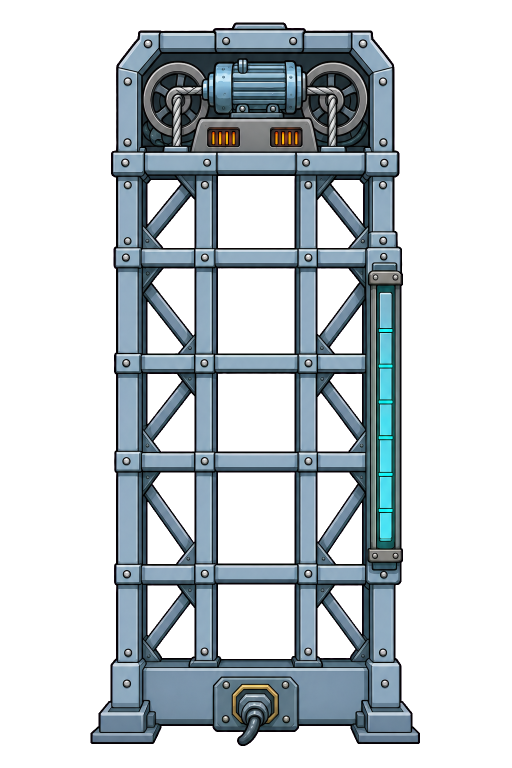
#> input picture art/gravity_battery/tower.png, 1024 x 1536 px, found by its file name (shown at 1/2 size)
$ python make_structure_kanims.py ../art/gravity_battery
#> lines starting #> are read from the running program, lines starting #| are printed output that depends on the picture
"""Builds the kanims of the modular gravity battery: base, rail and motor."""
import math
import struct
import sys
from pathlib import Path

from PIL import Image

ROOT = Path(sys.argv[1])
ART = ROOT / "art/gravity_battery"
ASSETS = ROOT / "anim/assets"
ATLAS_SIZE = (2048, 2048)
TILE = 200
TOWER_HEIGHT = 1200
WEIGHT_WIDTH = 200
CABLE_SIZE = (20, 400)
LED_SIZE = 24
LED_Y = -110
TARGET_SIZE = 4
CABLE_MAX_UNITS = 21000
CABLE_FRAMES = 2101
RAIL_CROP = (391, 565)
BASE_TOP_BAR_CENTER = 729
LEFT_PULLEY = (140.2, 127.3)
RIGHT_PULLEY = (407.0, 127.3)
PULLEY_RADIUS = 51
PULLEY_HUB_RADIUS = 22
VENT_X = (-55.0, 50.6)
VENT_Y = -205.0
VENT_SIZE = (54, 29)
MOTOR_FRAMES = 30
ICON_MAX_SIZE = 128
THERMAL_HEIGHT = 1600
THERMAL_GLOW_SIZE = (290, 749)
THERMAL_GLOW_X = 36.6
THERMAL_GLOW_Y = -792.4
SIMPLE_BATTERIES = (
    ("flywheel", 5, (329, 436, 126)),
    ("compressed_air", 7, None),
    ("flow_battery", 8, None),
    ("molten_salt", 10, None),
)
THERMAL_FRAMES = 101
# Glowing regions in source-image pixels: left, top, right, bottom, RGB.
PULSE_REGIONS = {
    "thermal_sand": ((412, 600, 615, 880, (255, 90, 20)),),
    "compressed_air": ((855, 590, 893, 1080, (255, 170, 40)), (125, 600, 170, 1060, (190, 235, 255))),
    "flow_battery": ((190, 320, 390, 935, (210, 120, 255)), (630, 320, 845, 935, (255, 235, 120))),
    "molten_salt": ((430, 560, 590, 950, (255, 200, 110)),),
    "heat_compressor": ((340, 450, 690, 790, (255, 110, 30)),),
    "expansion_valve": ((484, 430, 540, 630, (120, 230, 255)),),
}
BASE_VARIANTS = (("gravity_base", "weight.png"), ("gravity_hydraulic_base", "tank.png"))
FPS = 30.0
STATIC_ANIMS = ("off", "on", "working_pre", "working_loop", "working_pst", "place")


def sdbm(text):
    value = 0
    for char in text.lower():
        value = (ord(char) + (value << 6) + (value << 16) - value) & 0xFFFFFFFF
    return value - (1 << 32) if value >= 1 << 31 else value


def fit(path, height=None, width=None):
    image = Image.open(path).convert("RGBA")
    image = image.crop(image.getchannel("A").getbbox())
    if height is not None:
        size = (round(image.width * height / image.height), height)
    else:
        size = (width, round(image.height * width / image.width))
    return image.resize(size, Image.LANCZOS)


def cable_sprite():
    concept = Image.open(ART / "concept.png").convert("RGBA")
    return concept.crop((503, 360, 523, 750)).resize(CABLE_SIZE, Image.LANCZOS)


def led_sprite(color):
    image = Image.new("RGBA", (LED_SIZE, LED_SIZE), (0, 0, 0, 0))
    pixels = image.load()
    center = (LED_SIZE - 1) / 2
    for y in range(LED_SIZE):
        for x in range(LED_SIZE):
            distance = ((x - center) ** 2 + (y - center) ** 2) ** 0.5
            if distance <= center - 3:
                pixels[x, y] = color
            elif distance <= center:
                pixels[x, y] = (20, 25, 30, 255)
    return image


class Atlas:
    def __init__(self):
        self.image = Image.new("RGBA", ATLAS_SIZE, (0, 0, 0, 0))
        self.symbols = {}
        self.cursor = (2, 2)
        self.row_height = 0

    def add(self, symbol, sprite, pivot):
        x, y = self.cursor
        if x + sprite.width + 2 > ATLAS_SIZE[0]:
            x, y = 2, y + self.row_height + 2
            self.row_height = 0
        if y + sprite.height + 2 > ATLAS_SIZE[1]:
            raise ValueError(f"atlas overflow at {symbol}")
        self.image.paste(sprite, (x, y))
        self.symbols.setdefault(symbol, []).append((x, y, sprite.width, sprite.height, pivot))
        self.cursor = (x + sprite.width + 2, y)
        self.row_height = max(self.row_height, sprite.height)


def string(text):
    data = text.encode("utf8")
    return struct.pack("<i", len(data)) + data


def table(names):
    unique = sorted(set(names))
    data = struct.pack("<i", len(unique))
    for name in unique:
        data += struct.pack("<i", sdbm(name)) + string(name)
    return data


def build_bytes(name, atlas):
    frame_total = sum(len(frames) for frames in atlas.symbols.values())
    data = b"BILD" + struct.pack("<iii", 10, len(atlas.symbols), frame_total) + string(name)
    for symbol, frames in atlas.symbols.items():
        data += struct.pack("<iiiii", sdbm(symbol), sdbm(symbol), 0, 0, len(frames))
        for index, (x, y, width, height, (pivot_x, pivot_y)) in enumerate(frames):
            data += struct.pack("<iii", index, 1, 0)
            data += struct.pack("<ffff", pivot_x, pivot_y, width, height)
            data += struct.pack(
                "<ffff",
                x / ATLAS_SIZE[0],
                y / ATLAS_SIZE[1],
                (x + width) / ATLAS_SIZE[0],
                (y + height) / ATLAS_SIZE[1],
            )
    return data + table(atlas.symbols)


def element(symbol, frame=0, scale_y=1.0, y=0.0, x=0.0, degrees=0.0, alpha=1.0):
    radians = math.radians(degrees)
    cosine, sine = math.cos(radians), math.sin(radians)
    return struct.pack("<iiii", sdbm(symbol), frame, sdbm(symbol), 0) + struct.pack(
        "<11f", alpha, 1, 1, 1, cosine, sine, -sine, cosine * scale_y, x, y, 0
    )


def pulley_sprite(motor, center):
    size = 2 * PULLEY_RADIUS
    left, top = round(center[0]) - PULLEY_RADIUS, round(center[1]) - PULLEY_RADIUS
    sprite = motor.crop((left, top, left + size, top + size))
    pixels = sprite.load()
    middle = (size - 1) / 2
    for y in range(size):
        for x in range(size):
            distance = ((x - middle) ** 2 + (y - middle) ** 2) ** 0.5
            if distance < PULLEY_HUB_RADIUS or distance > PULLEY_RADIUS:
                pixels[x, y] = (0, 0, 0, 0)
    return sprite


def motor_frames(width, direction, glow_base, glow_swing):
    left = (LEFT_PULLEY[0] - width / 2, LEFT_PULLEY[1] - 2 * TILE)
    right = (RIGHT_PULLEY[0] - width / 2, RIGHT_PULLEY[1] - 2 * TILE)
    frames = []
    for index in range(MOTOR_FRAMES):
        turn = direction * 360.0 * index / MOTOR_FRAMES
        glow = glow_base + glow_swing * math.sin(math.radians(abs(turn) * 2))
        frames.append([
            element("vent_glow", x=VENT_X[0], y=VENT_Y, alpha=glow),
            element("vent_glow", x=VENT_X[1], y=VENT_Y, alpha=glow),
            element("pulley_left", x=left[0], y=left[1], degrees=turn),
            element("pulley_right", x=right[0], y=right[1], degrees=turn),
            element("structure"),
        ])
    return frames


def anim_bytes(anims, symbols):
    entries = b""
    element_total = 0
    frame_total = 0
    max_visible = 0
    for name, bounds, frames in anims:
        entries += string(name) + struct.pack("<ifi", sdbm(name), FPS, len(frames))
        for elements in frames:
            entries += struct.pack("<ffff", *bounds) + struct.pack("<i", len(elements)) + b"".join(elements)
            element_total += len(elements)
            frame_total += 1
            max_visible = max(max_visible, len(elements))
    header = b"ANIM" + struct.pack("<iiii", 5, element_total, frame_total, len(anims))
    names = [name for name, _, _ in anims] + list(symbols)
    return header + entries + struct.pack("<i", max_visible) + table(names)


def write_kanim(name, atlas, anims):
    folder = ASSETS / name
    folder.mkdir(parents=True, exist_ok=True)
    atlas.image.save(folder / f"{name}.png")
    (folder / f"{name}_build.bytes").write_bytes(build_bytes(name, atlas))
    (folder / f"{name}_anim.bytes").write_bytes(anim_bytes(anims, atlas.symbols))


def thumbnail(sprite):
    factor = ICON_MAX_SIZE / max(sprite.size)
    return sprite.resize((round(sprite.width * factor), round(sprite.height * factor)), Image.LANCZOS)


def structure(name, sprite, extra_body=(), extra_anims=(), extra_symbols=(), working_frames=None):
    atlas = Atlas()
    pivot = (0.0, -sprite.height / 2)
    atlas.add("structure", sprite, pivot)
    atlas.add("ui", thumbnail(sprite), (0.0, 0.0))
    for symbol, image, symbol_pivot in extra_symbols:
        atlas.add(symbol, image, symbol_pivot)
    bounds = (0, -sprite.height / 2, max(600, sprite.width), sprite.height)
    body = [element("structure"), *extra_body]
    anims = [(anim, bounds, [body]) for anim in STATIC_ANIMS if anim != "working_loop" or working_frames is None]
    if working_frames is not None:
        anims.append(("working_loop", bounds, working_frames))
    anims.append(("ui", bounds, [[element("ui")]]))
    anims.extend(extra_anims)
    write_kanim(name, atlas, anims)


def pulse_symbols(name, art_path, sprite_height):
    source = Image.open(art_path).convert("RGBA")
    left, top, right, bottom = source.getchannel("A").getbbox()
    scale = sprite_height / (bottom - top)
    width = (right - left) * scale
    symbols = []
    placements = []
    for index, (x0, y0, x1, y1, color) in enumerate(PULSE_REGIONS.get(name, ())):
        size = (max(1, round((x1 - x0) * scale)), max(1, round((y1 - y0) * scale)))
        symbol = f"pulse_{index}"
        symbols.append((symbol, Image.new("RGBA", size, (*color, 255)), (0.0, 0.0)))
        center_x = ((x0 + x1) / 2 - left) * scale - width / 2
        center_y = ((y0 + y1) / 2 - top) * scale - sprite_height
        placements.append((symbol, center_x, center_y))
    return symbols, placements


def pulse_elements(placements, frame):
    turn = math.radians(360.0 * frame / MOTOR_FRAMES)
    return [
        element(symbol, x=x, y=y, alpha=0.30 + 0.25 * math.sin(turn + index * math.pi))
        for index, (symbol, x, y) in enumerate(placements)
    ]


def make_thermal(target):
    silo = fit(ROOT / "art/thermal_sand/silo.png", height=THERMAL_HEIGHT)
    glow = Image.new("RGBA", THERMAL_GLOW_SIZE, (255, 120, 20, 220))
    frames = [
        [element("glow", x=THERMAL_GLOW_X, y=THERMAL_GLOW_Y, alpha=index / (THERMAL_FRAMES - 1))]
        for index in range(THERMAL_FRAMES)
    ]
    bounds = (0, -THERMAL_HEIGHT / 2, 1100, THERMAL_HEIGHT)
    pulses, placements = pulse_symbols("thermal_sand", ROOT / "art/thermal_sand/silo.png", THERMAL_HEIGHT)
    symbols = [("glow", glow, (0.0, 0.0)), ("meter_target", target, (0.0, 0.0)), *pulses]
    working = [
        [*pulse_elements(placements, index), element("structure"), element("meter_target")]
        for index in range(MOTOR_FRAMES)
    ]
    structure("thermal_sand", silo, [element("meter_target")], [("meter", bounds, frames)], symbols, working)


def make_simple_batteries(target):
    for name, height_tiles, spinner in SIMPLE_BATTERIES:
        height = height_tiles * TILE
        sprite = fit(ROOT / "art" / name / "building.png", height=height)
        bounds = (0, -height / 2, max(600, sprite.width), height)
        symbols = [
            ("meter_target", target, (0.0, 0.0)),
            ("logicmeter_target", target, (0.0, 0.0)),
            ("logic_led", led_sprite((225, 70, 60, 255)), (0.0, 0.0)),
            ("logic_led", led_sprite((95, 220, 90, 255)), (0.0, 0.0)),
        ]
        extras = [
            ("meter", bounds, [[element("meter_target")], [element("meter_target")]]),
            ("logicmeter", bounds, [[element("logic_led", 0, y=LED_Y)], [element("logic_led", 1, y=LED_Y)]]),
        ]
        pulses, placements = pulse_symbols(name, ROOT / "art" / name / "building.png", height)
        symbols.extend(pulses)
        working = [
            [*pulse_elements(placements, index), element("structure"),
             element("meter_target"), element("logicmeter_target")]
            for index in range(MOTOR_FRAMES)
        ]
        if spinner:
            center_x, center_y, radius = spinner
            disc = disc_sprite(sprite, center_x, center_y, radius)
            symbols.append(("disc", disc, (0.0, 0.0)))
            x = center_x - sprite.width / 2
            y = center_y - height
            working = [
                [element("disc", x=x, y=y, degrees=360.0 * index / MOTOR_FRAMES), element("structure"),
                 element("meter_target"), element("logicmeter_target")]
                for index in range(MOTOR_FRAMES)
            ]
        structure(name, sprite, [element("meter_target"), element("logicmeter_target")], extras, symbols, working)


def make_heat_pump_pieces():
    for name, height_tiles, spinner in (("heat_compressor", 2, (232, 98, 43)), ("expansion_valve", 2, None)):
        height = height_tiles * TILE
        art = ROOT / "art" / name / "building.png"
        sprite = fit(art, height=height)
        symbols, placements = pulse_symbols(name, art, height)
        extra = []
        if spinner:
            center_x, center_y, radius = spinner
            symbols.append(("disc", disc_sprite(sprite, center_x, center_y, radius), (0.0, 0.0)))
            extra = [("disc", center_x - sprite.width / 2, center_y - height)]
        working = []
        for index in range(MOTOR_FRAMES):
            spin = [element(s, x=x, y=y, degrees=360.0 * index / MOTOR_FRAMES) for s, x, y in extra]
            working.append([*pulse_elements(placements, index), *spin, element("structure")])
        structure(name, sprite, (), (), symbols, working)


def disc_sprite(sprite, center_x, center_y, radius):
    size = 2 * radius
    left, top = round(center_x) - radius, round(center_y) - radius
    disc = sprite.crop((left, top, left + size, top + size))
    pixels = disc.load()
    middle = (size - 1) / 2
    for y in range(size):
        for x in range(size):
            if ((x - middle) ** 2 + (y - middle) ** 2) ** 0.5 > radius:
                pixels[x, y] = (0, 0, 0, 0)
    return disc


def main():
    tower = fit(ART / "tower.png", height=TOWER_HEIGHT)
#> in fit, image is the input picture: PIL image 1024x1536 RGBA; mean R, G, B, A 190.2, 46.2, 199.5, 94.6
    width = tower.width

    # Every seam is cut at the center of a crossbar so stacked pieces continue each other.
    motor = tower.crop((0, 0, width, RAIL_CROP[0])).resize((width, 2 * TILE), Image.LANCZOS)
    base = tower.crop((0, BASE_TOP_BAR_CENTER, width, TOWER_HEIGHT)).resize((width, 2 * TILE), Image.LANCZOS)
    rail = tower.crop((0, RAIL_CROP[0], width, RAIL_CROP[1])).resize((width, TILE), Image.LANCZOS)
    motor_symbols = [
        ("pulley_left", pulley_sprite(motor, LEFT_PULLEY), (0.0, 0.0)),
        ("pulley_right", pulley_sprite(motor, RIGHT_PULLEY), (0.0, 0.0)),
        ("vent_glow", Image.new("RGBA", VENT_SIZE, (255, 150, 40, 200)), (0.0, 0.0)),
    ]
    motor_bounds = (0, -TILE, 600, 2 * TILE)
    discharge = [("discharge_loop", motor_bounds, motor_frames(width, -1, 0.15, 0.10))]
    charge_frames = motor_frames(width, 1, 0.55, 0.40)
    structure("gravity_motor", motor, extra_anims=discharge, extra_symbols=motor_symbols, working_frames=charge_frames)
#> the loop in structure, `for symbol, image, symbol_pivot in extra_symbols:` made 3 passes
#> in build_bytes, `frame_total = sum(len(frames) for frames in atlas.symbols.values())`: frame_total = 5
#> the loop in build_bytes, `for symbol, frames in atlas.symbols.items():` made 5 passes
#> (symbol, frames) on passes 1 to 5: ('structure', [(2, 2, 547, 400, (0, -200))]), ('ui', [(551, 2, 128, 94, (0, 0))]), ('pulley_left', [(681, 2, 102, 102, (0, 0))]), ('pulley_right', [(785, 2, 102, 102, (0, 0))]), ('vent_glow', [(889, 2, 54, 29, (0, 0))])
#> in table, `unique = sorted(set(names))`: unique = ['pulley_left', 'pulley_right', 'structure', 'ui', 'vent_glow']
#> the loop in table, `for name in unique:` made 5 passes
#> in anim_bytes, `names = [name for name, _, _ in anims] + list(symbols)`: names = ['off', 'on', 'working_pre', 'working_pst', 'place', 'working_loop', 'ui', 'discharge_loop', 'structure', 'ui', 'pulley_left', 'pulley_right', 'vent_glow']
#> the loop in table (call 2), `for name in unique:` made 12 passes
    structure("gravity_rail", rail)
#> the loop in build_bytes (call 2), `for symbol, frames in atlas.symbols.items():` made 2 passes
#> (symbol, frames) on passes 1 to 2: ('structure', [(2, 2, 547, 200, (0, -100))]), ('ui', [(551, 2, 128, 47, (0, 0))])

    target = Image.new("RGBA", (TARGET_SIZE, TARGET_SIZE), (0, 0, 0, 0))
    cable_frames = []
    for index in range(CABLE_FRAMES):
        length = max(1.0, CABLE_MAX_UNITS * index / (CABLE_FRAMES - 1))
        cable_frames.append([element("cable", scale_y=length / CABLE_SIZE[1], y=length / 2)])
    led_frames = [[element("logic_led", 0, y=LED_Y)], [element("logic_led", 1, y=LED_Y)]]
    meter_bounds = (0, -TILE, 600, 2 * TILE)
    body = [element("meter_target"), element("logicmeter_target")]
    for kanim_name, art_file in BASE_VARIANTS:
        load = fit(ART / art_file, width=WEIGHT_WIDTH)
#> call 2 of fit, with width = 200
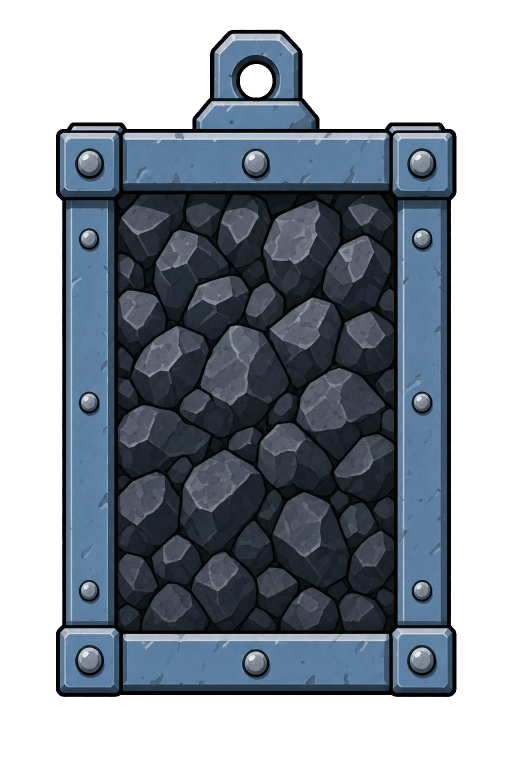
#> input picture art/gravity_battery/weight.png, 1024 x 1536 px, found by its file name (shown at 1/2 size)
#> in fit, image is the input picture: PIL image 1024x1536 RGBA; mean R, G, B, A 137.8, 46.6, 154.8, 149.9
        extras = [
            ("meter", meter_bounds, [[element("meter_target")], [element("meter_target")]]),
            ("logicmeter", meter_bounds, led_frames),
            ("weight", (0, 0, 2 * WEIGHT_WIDTH, 2 * load.height), [[element("weight")]]),
            ("cable", (0, CABLE_MAX_UNITS / 2, 200, CABLE_MAX_UNITS), cable_frames),
        ]
        symbols = [
            ("weight", load, (0.0, 0.0)),
            ("cable", cable_sprite(), (0.0, 0.0)),
            ("meter_target", target, (0.0, 0.0)),
            ("logicmeter_target", target, (0.0, 0.0)),
            ("logic_led", led_sprite((225, 70, 60, 255)), (0.0, 0.0)),
            ("logic_led", led_sprite((95, 220, 90, 255)), (0.0, 0.0)),
        ]
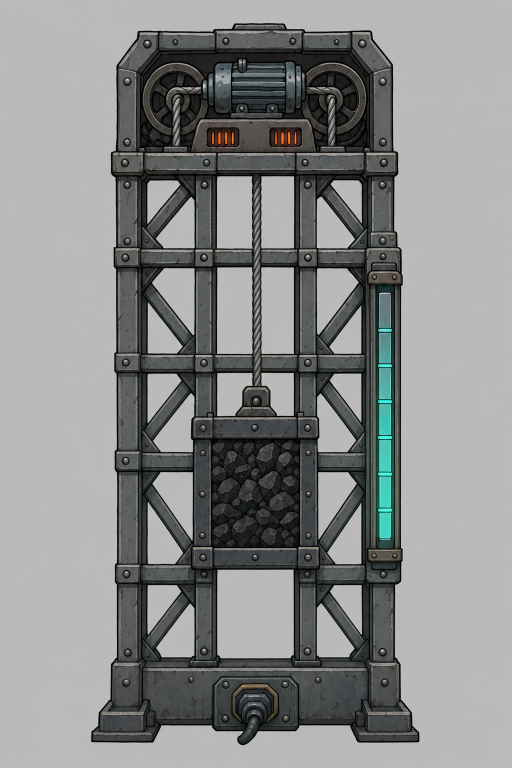
#> input picture art/gravity_battery/concept.png, 1024 x 1536 px, found by its file name (shown at 1/2 size)
        structure(kanim_name, base, body, extras, symbols)
    make_thermal(target)
#> call 4 of fit, with height = 1600
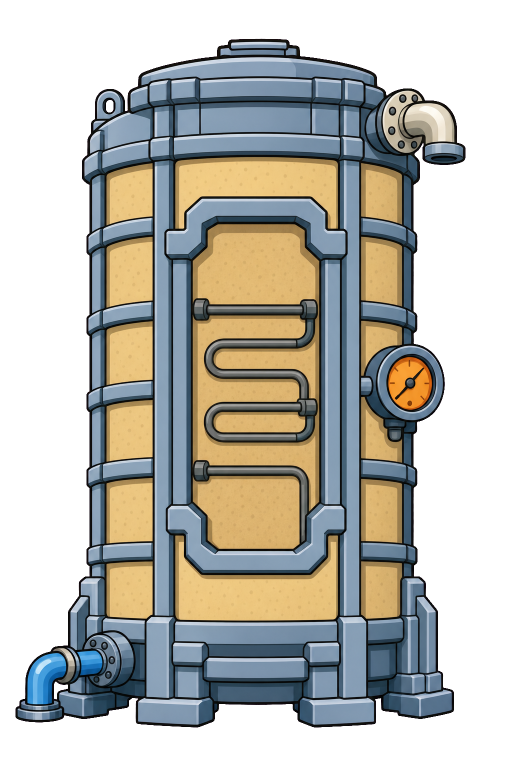
#> input picture art/thermal_sand/silo.png, 1024 x 1536 px, found by its file name (shown at 1/2 size)
#> in fit, image is the input picture: PIL image 1024x1536 RGBA; mean R, G, B, A 182.4, 83.8, 169.9, 146.4
#> in make_thermal, `glow = Image.new("RGBA", THERMAL_GLOW_SIZE, (255, 120, 20, 220))`:
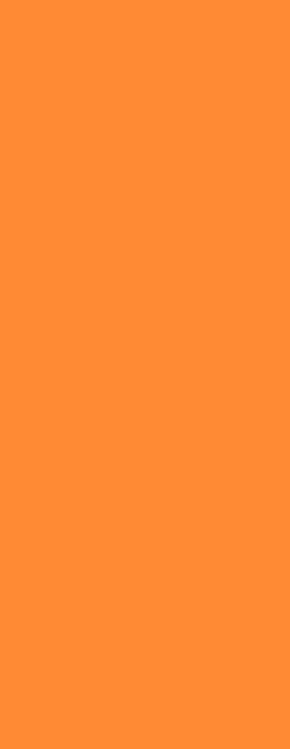
#> glow: PIL image 290x749 RGBA; mean R, G, B, A 255, 120, 20, 220; transparent parts drawn white
#> in pulse_symbols, `left, top, right, bottom = source.getchannel("A").getbbox()`: left = 31; top = 77; right = 931; bottom = 1455
#> in pulse_symbols, `scale = sprite_height / (bottom - top)`: scale = 1.16
#> in pulse_symbols, `width = (right - left) * scale`: width = 1045
#> the loop in pulse_symbols, `for index, (x0, y0, x1, y1, color) in enumerate(PULSE_REGIONS.get(name..` made 1 pass
#> (size, center_x, center_y) on pass 1: ((236, 325), 37.74, -830.2)
#> after the loop in pulse_symbols, `for index, (x0, y0, x1, y1, color) in enumerate(PULSE_REGIONS.get(name..`: placements = [('pulse_0', 37.74, -830.2)]; symbols = 1 item
#> in make_thermal, `pulses, placements = pulse_symbols("thermal_sand", ROOT / "art/thermal..`: placements = [('pulse_0', 37.74, -830.2)]
#> in make_thermal, `working = [ [*pulse_elements(placements, index), element("structure"),..`: working = 30 items
    make_simple_batteries(target)
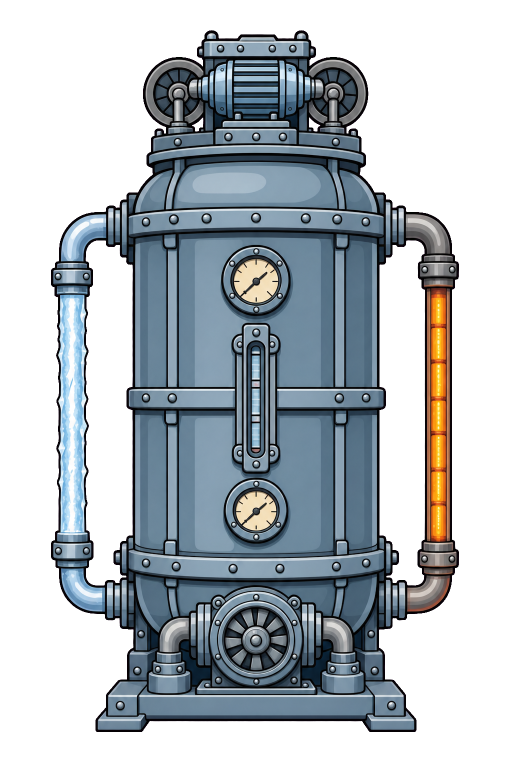
#> input picture art/compressed_air/building.png, 1024 x 1536 px, found by its file name (shown at 1/2 size)
#> in fit, image is the input picture: PIL image 1024x1536 RGBA; mean R, G, B, A 172.1, 59.5, 176.9, 127.3
#> in make_simple_batteries, `pulses, placements = pulse_symbols(name, ROOT / "art" / name / "buildi..`: pulses = []
#> in make_simple_batteries, `working = [ [*pulse_elements(placements, index), element("structure"),..`: working = 30 items
#> in thumbnail (call 6), `return sprite.resize((round(sprite.width * factor), round(sprite.heigh..`:
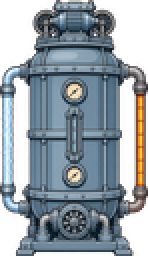
#> returned value: PIL image 74x128 RGBA (shown 2 times larger); mean R, G, B, A 72.2, 82.8, 90.6, 174.6; transparent parts drawn white
#> in write_kanim (call 6), `atlas.image.save(folder / f"{name}.png")`:
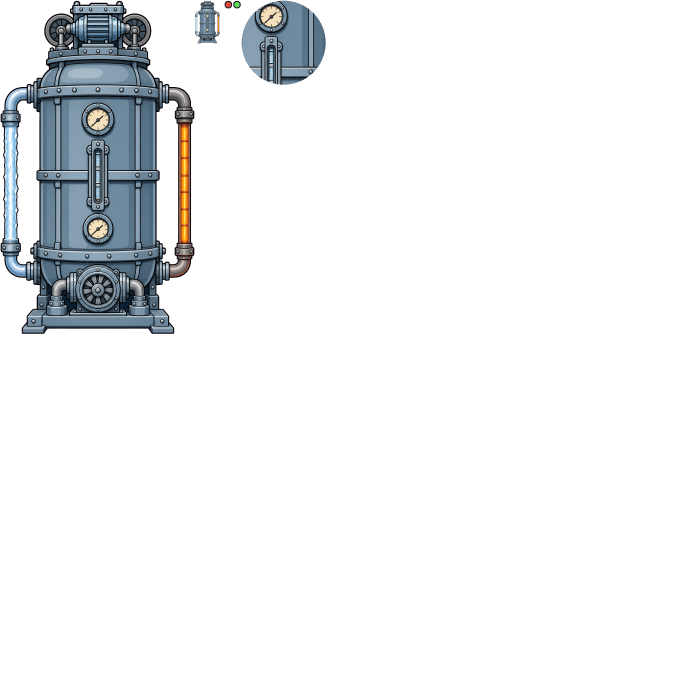
#> saved as flywheel.png: PIL image 2048x2048 RGBA (shown at 1/3 size); mean R, G, B, A 11, 12.7, 13.9, 27.7; transparent parts drawn white
    make_heat_pump_pieces()
#> in make_heat_pump_pieces, `symbols, placements = pulse_symbols(name, art, height)`: symbols = 1 item; placements = [('pulse_0', 1.42, -240.6)]
    print("base", base.size, "rail", rail.size, "motor", motor.size)
#| base (547, 400) rail (547, 200) motor (547, 400)


main()
